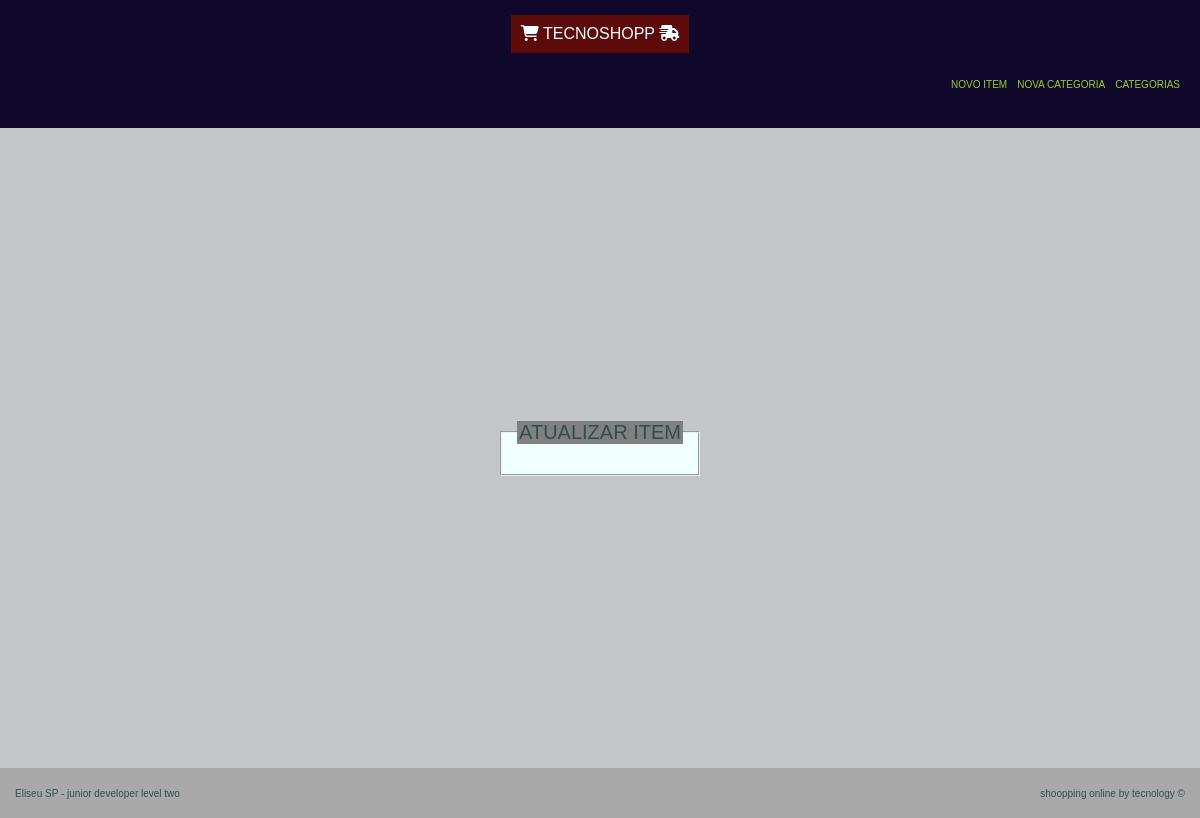
Page /atualizar/produto/36/ on the earlier database version.
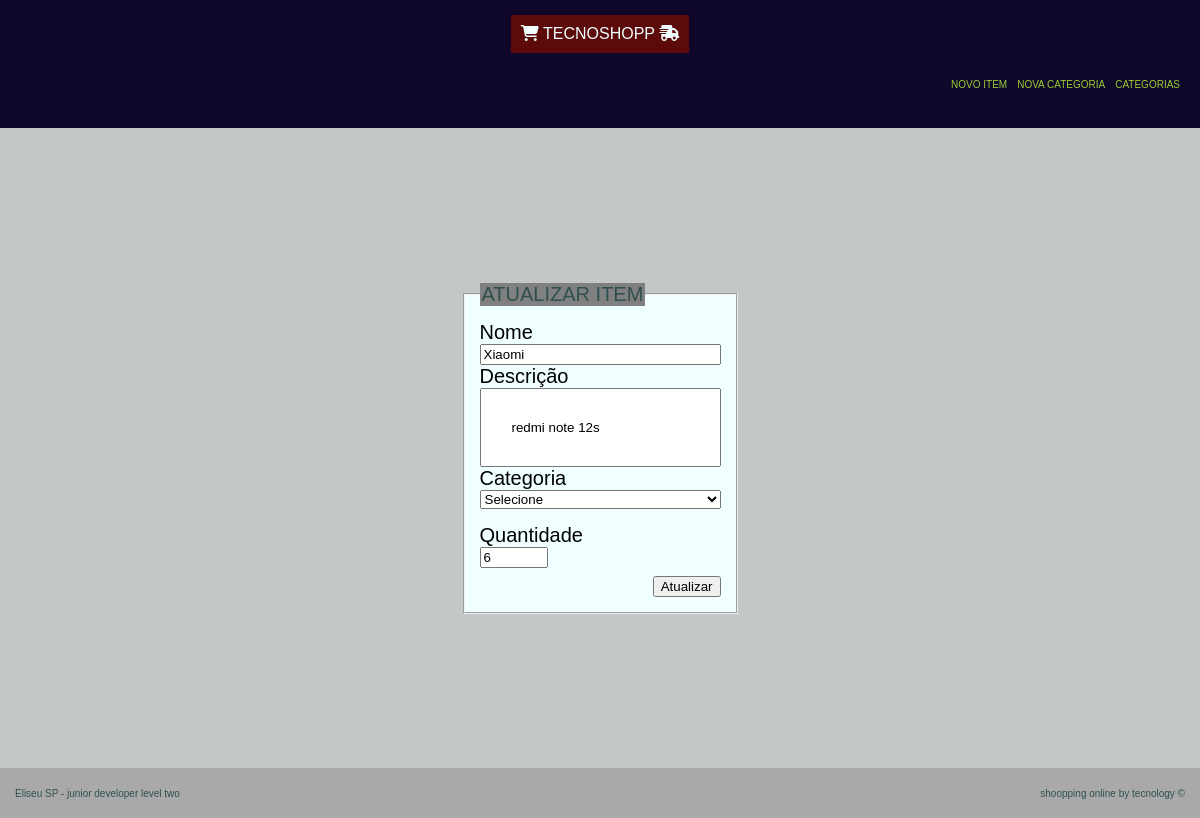
Same page on the later database version.
### tecno/models.py (models this page shows, shortened)
class Produto(models.Model):
    index = models.BigAutoField(primary_key=True)
    nome = models.CharField(max_length=50, null=False)
    descricao = models.TextField()
    categoria = models.ForeignKey(Categoria, on_delete= models.PROTECT)
    quantidade = models.IntegerField()

### tecno/views/atualizar_produto.py (the view)
# urls.py: path('atualizar/produto/<int:index>/', atualizar_produto, name='atualizar_produto'),
def atualizar_produto(request, index):
    nome = request.POST.get('nome')
    descricao = request.POST.get('descricao')
    categoria = request.POST.get('categoria')
    quantidade = request.POST.get('quantidade')
    produto = Produto.objects.filter(index = index)
    if request.method == 'POST':
        Produto.objects.filter(index = index).update(nome = nome, descricao = descricao, categoria = Categoria.objects.get(index = categoria), quantidade = quantidade)
        messages.success(request, 'Item Atulizado com sucesso!')
        return redirect('lista_produto')
    lista_categoria = Categoria.objects.all()
    context = {
        'produto' : produto,
        'categoria': lista_categoria
    }
    return render(request, 'produto/atualizar_produto.html', context = context )

### templates/produto/atualizar_produto.html (shortened to what this page needs)
{% extends 'index.html' %}
{% block content %}
    <form class="formulario" action="#" method="post">
        <fieldset>
            <legend>Atualizar Item</legend>
            {% for p in produto %}
                <label for="nome">Nome</label>
                <input type="text" name="nome" id="nome" value="{{p.nome}}" required>
                <label for="descricao">Descrição</label>
                <input class="form-descricao" type="text" name="descricao" id="descricao" value="{{p.descricao}}">
                <label for="categoria">Categoria</label>
                <select name="categoria" id="categoria" required>
                    <option value="">Selecione</option>
                </select>
                <label for="quantidade">Quantidade</label>
                <input class="quantidade-input" type="number" min="0" max="2000" name="quantidade" id="quantidade" value="{{p.quantidade}}" required>
                <div>
                    <input type="submit" value="Atualizar">
                </div>
            {% endfor %}
        </fieldset>
    </form>
{% endblock %}

Differences in the rows shown:
added Produto: nome "Xiaomi", descricao "redmi note 12s", quantidade "6"
